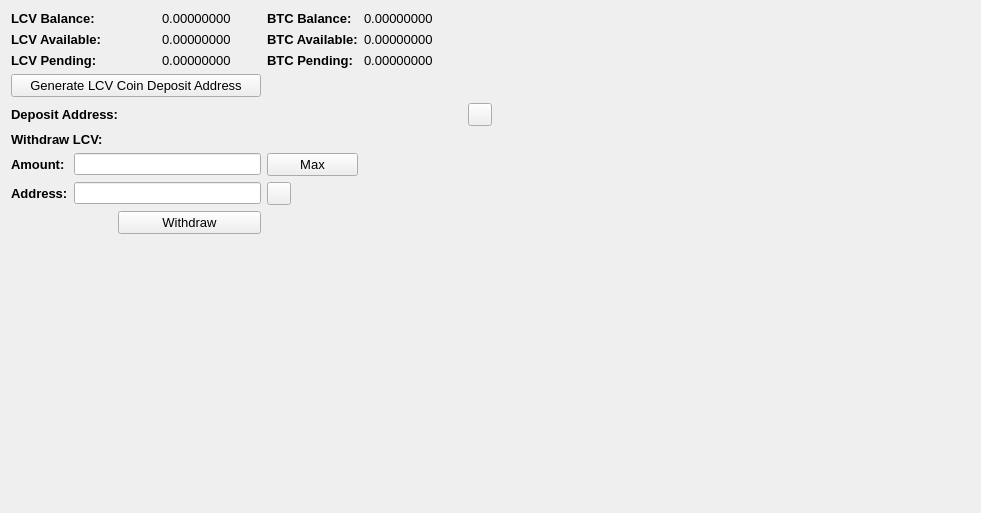
     <widget class="QWidget" name="BalanceTab">
      <attribute name="title">
       <string>Balance</string>
      </attribute>
      <layout class="QGridLayout" name="gridLayout_2">
       <item row="0" column="0" colspan="2">
        <widget class="QLabel" name="label_11">
         <property name="font">
          <font>
           <pointsize>10</pointsize>
           <weight>75</weight>
           <bold>true</bold>
          </font>
         </property>
         <property name="text">
          <string>LCV Balance:</string>
         </property>
        </widget>
       </item>
       <item row="0" column="3">
        <widget class="QLabel" name="LCVBalanceLabel">
         <property name="font">
          <font>
           <pointsize>10</pointsize>
          </font>
         </property>
         <property name="text">
          <string>0.00000000</string>
         </property>
         <property name="textInteractionFlags">
          <set>Qt::LinksAccessibleByMouse|Qt::TextSelectableByMouse</set>
         </property>
        </widget>
       </item>
       <item row="0" column="4">
        <widget class="QLabel" name="label_12">
         <property name="font">
          <font>
           <pointsize>10</pointsize>
           <weight>75</weight>
           <bold>true</bold>
          </font>
         </property>
         <property name="text">
          <string>BTC Balance:</string>
         </property>
        </widget>
       </item>
       <item row="0" column="5">
        <widget class="QLabel" name="BitcoinBalanceLabel">
         <property name="font">
          <font>
           <pointsize>10</pointsize>
          </font>
         </property>
         <property name="text">
          <string>0.00000000</string>
         </property>
         <property name="textInteractionFlags">
          <set>Qt::LinksAccessibleByMouse|Qt::TextSelectableByMouse</set>
         </property>
        </widget>
       </item>
       <item row="0" column="7" rowspan="10">
        <spacer name="horizontalSpacer_4">
         <property name="orientation">
          <enum>Qt::Horizontal</enum>
         </property>
         <property name="sizeHint" stdset="0">
          <size>
           <width>478</width>
           <height>488</height>
          </size>
         </property>
        </spacer>
       </item>
       <item row="1" column="0" colspan="2">
        <widget class="QLabel" name="label_13">
         <property name="font">
          <font>
           <pointsize>10</pointsize>
           <weight>75</weight>
           <bold>true</bold>
          </font>
         </property>
         <property name="text">
          <string>LCV Available:</string>
         </property>
        </widget>
       </item>
       <item row="1" column="3">
        <widget class="QLabel" name="LCVAvailableLabel_2">
         <property name="font">
          <font>
           <pointsize>10</pointsize>
          </font>
         </property>
         <property name="text">
          <string>0.00000000</string>
         </property>
         <property name="textInteractionFlags">
          <set>Qt::LinksAccessibleByMouse|Qt::TextSelectableByMouse</set>
         </property>
        </widget>
       </item>
       <item row="1" column="4">
        <widget class="QLabel" name="label_15">
         <property name="font">
          <font>
           <pointsize>10</pointsize>
           <weight>75</weight>
           <bold>true</bold>
          </font>
         </property>
         <property name="text">
          <string>BTC Available:</string>
         </property>
        </widget>
       </item>
       <item row="1" column="5">
        <widget class="QLabel" name="BitcoinAvailableLabel">
         <property name="font">
          <font>
           <pointsize>10</pointsize>
          </font>
         </property>
         <property name="text">
          <string>0.00000000</string>
         </property>
         <property name="textInteractionFlags">
          <set>Qt::LinksAccessibleByMouse|Qt::TextSelectableByMouse</set>
         </property>
        </widget>
       </item>
       <item row="2" column="0" colspan="2">
        <widget class="QLabel" name="label_14">
         <property name="font">
          <font>
           <pointsize>10</pointsize>
           <weight>75</weight>
           <bold>true</bold>
          </font>
         </property>
         <property name="text">
          <string>LCV Pending:</string>
         </property>
        </widget>
       </item>
       <item row="2" column="3">
        <widget class="QLabel" name="LCVPendingLabel">
         <property name="font">
          <font>
           <pointsize>10</pointsize>
          </font>
         </property>
         <property name="text">
          <string>0.00000000</string>
         </property>
         <property name="textInteractionFlags">
          <set>Qt::LinksAccessibleByMouse|Qt::TextSelectableByMouse</set>
         </property>
        </widget>
       </item>
       <item row="2" column="4">
        <widget class="QLabel" name="label_31">
         <property name="font">
          <font>
           <pointsize>10</pointsize>
           <weight>75</weight>
           <bold>true</bold>
          </font>
         </property>
         <property name="text">
          <string>BTC Pending:</string>
         </property>
        </widget>
       </item>
       <item row="2" column="5">
        <widget class="QLabel" name="BitcoinPendingLabel">
         <property name="font">
          <font>
           <pointsize>10</pointsize>
          </font>
         </property>
         <property name="text">
          <string>0.00000000</string>
         </property>
         <property name="textInteractionFlags">
          <set>Qt::LinksAccessibleByMouse|Qt::TextSelectableByMouse</set>
         </property>
        </widget>
       </item>
       <item row="3" column="0" colspan="4">
        <widget class="QPushButton" name="GenDepositBTN">
         <property name="font">
          <font>
           <pointsize>10</pointsize>
          </font>
         </property>
         <property name="text">
          <string>Generate LCV Coin Deposit Address</string>
         </property>
        </widget>
       </item>
       <item row="4" column="0" colspan="3">
        <widget class="QLabel" name="label_33">
         <property name="font">
          <font>
           <pointsize>10</pointsize>
           <weight>75</weight>
           <bold>true</bold>
          </font>
         </property>
         <property name="text">
          <string>Deposit Address:</string>
         </property>
        </widget>
       </item>
       <item row="4" column="3" colspan="3">
        <widget class="QLabel" name="DepositAddressLabel">
         <property name="minimumSize">
          <size>
           <width>300</width>
           <height>0</height>
          </size>
         </property>
         <property name="palette">
          <palette>
           <active>
            <colorrole role="WindowText">
             <brush brushstyle="SolidPattern">
              <color alpha="255">
               <red>0</red>
               <green>0</green>
               <blue>0</blue>
              </color>
             </brush>
            </colorrole>
            <colorrole role="Text">
             <brush brushstyle="SolidPattern">
              <color alpha="255">
               <red>0</red>
               <green>0</green>
               <blue>255</blue>
              </color>
             </brush>
            </colorrole>
           </active>
           <inactive>
            <colorrole role="WindowText">
             <brush brushstyle="SolidPattern">
              <color alpha="255">
               <red>0</red>
               <green>0</green>
               <blue>0</blue>
              </color>
             </brush>
            </colorrole>
            <colorrole role="Text">
             <brush brushstyle="SolidPattern">
              <color alpha="255">
               <red>0</red>
               <green>0</green>
               <blue>255</blue>
              </color>
             </brush>
            </colorrole>
           </inactive>
           <disabled>
            <colorrole role="WindowText">
             <brush brushstyle="SolidPattern">
              <color alpha="255">
               <red>120</red>
               <green>120</green>
               <blue>120</blue>
              </color>
             </brush>
            </colorrole>
            <colorrole role="Text">
             <brush brushstyle="SolidPattern">
              <color alpha="255">
               <red>120</red>
               <green>120</green>
               <blue>120</blue>
              </color>
             </brush>
            </colorrole>
           </disabled>
          </palette>
         </property>
         <property name="font">
          <font>
           <pointsize>10</pointsize>
           <weight>75</weight>
           <bold>true</bold>
          </font>
         </property>
         <property name="text">
          <string/>
         </property>
         <property name="alignment">
          <set>Qt::AlignRight|Qt::AlignTrailing|Qt::AlignVCenter</set>
         </property>
         <property name="textInteractionFlags">
          <set>Qt::LinksAccessibleByMouse|Qt::TextSelectableByKeyboard|Qt::TextSelectableByMouse</set>
         </property>
        </widget>
       </item>
       <item row="4" column="6">
        <widget class="QToolButton" name="DepositCopyButton">
         <property name="toolTip">
          <string>Copy to clipboard</string>
         </property>
         <property name="text">
          <string/>
         </property>
         <property name="icon">
          <iconset resource="../bitcoin.qrc">
           <normaloff>:/icons/editcopy</normaloff>:/icons/editcopy</iconset>
         </property>
         <property name="shortcut">
          <string>Alt+P</string>
         </property>
        </widget>
       </item>
       <item row="5" column="0" colspan="2">
        <widget class="QLabel" name="label_34">
         <property name="font">
          <font>
           <pointsize>10</pointsize>
           <weight>75</weight>
           <bold>true</bold>
          </font>
         </property>
         <property name="text">
          <string>Withdraw LCV:</string>
         </property>
        </widget>
       </item>
       <item row="6" column="0">
        <widget class="QLabel" name="label_26">
         <property name="font">
          <font>
           <pointsize>10</pointsize>
           <weight>75</weight>
           <bold>true</bold>
          </font>
         </property>
         <property name="text">
          <string>Amount:</string>
         </property>
        </widget>
       </item>
       <item row="6" column="1" colspan="3">
        <widget class="QLineEdit" name="WithdrawUnitsInput">
         <property name="font">
          <font>
           <pointsize>9</pointsize>
           <weight>75</weight>
           <bold>true</bold>
          </font>
         </property>
         <property name="text">
          <string/>
         </property>
        </widget>
       </item>
       <item row="6" column="4">
        <widget class="QPushButton" name="Withdraw_Max_Amount">
         <property name="font">
          <font>
           <pointsize>10</pointsize>
          </font>
         </property>
         <property name="text">
          <string>Max</string>
         </property>
        </widget>
       </item>
       <item row="7" column="0">
        <widget class="QLabel" name="label_10">
         <property name="font">
          <font>
           <pointsize>10</pointsize>
           <weight>75</weight>
           <bold>true</bold>
          </font>
         </property>
         <property name="text">
          <string>Address:</string>
         </property>
        </widget>
       </item>
       <item row="7" column="1" colspan="3">
        <widget class="QLineEdit" name="WithdrawAddress">
         <property name="font">
          <font>
           <pointsize>9</pointsize>
           <weight>75</weight>
           <bold>true</bold>
          </font>
         </property>
        </widget>
       </item>
       <item row="7" column="4">
        <widget class="QToolButton" name="WithdrawPasteButton">
         <property name="toolTip">
          <string>Paste from clipboard</string>
         </property>
         <property name="text">
          <string/>
         </property>
         <property name="icon">
          <iconset resource="../bitcoin.qrc">
           <normaloff>:/icons/editpaste</normaloff>:/icons/editpaste</iconset>
         </property>
         <property name="shortcut">
          <string>Alt+P</string>
         </property>
        </widget>
       </item>
       <item row="8" column="2" colspan="2">
        <widget class="QPushButton" name="WithdrawUnitsBtn">
         <property name="font">
          <font>
           <pointsize>10</pointsize>
          </font>
         </property>
         <property name="text">
          <string>Withdraw</string>
         </property>
        </widget>
       </item>
       <item row="9" column="0" colspan="6">
        <spacer name="verticalSpacer">
         <property name="orientation">
          <enum>Qt::Vertical</enum>
         </property>
         <property name="sizeHint" stdset="0">
          <size>
           <width>428</width>
           <height>262</height>
          </size>
         </property>
        </spacer>
       </item>
      </layout>
      <zorder>label_31</zorder>
      <zorder>label_15</zorder>
      <zorder>label_12</zorder>
      <zorder>label_14</zorder>
      <zorder>label_13</zorder>
      <zorder>label_11</zorder>
      <zorder>BitcoinBalanceLabel</zorder>
      <zorder>LCVBalanceLabel</zorder>
      <zorder>LCVAvailableLabel_2</zorder>
      <zorder>LCVPendingLabel</zorder>
      <zorder>BitcoinAvailableLabel</zorder>
      <zorder>BitcoinPendingLabel</zorder>
      <zorder>label_33</zorder>
      <zorder>GenDepositBTN</zorder>
      <zorder>DepositAddressLabel</zorder>
      <zorder>Withdraw_Max_Amount</zorder>
      <zorder>label_34</zorder>
      <zorder>WithdrawUnitsInput</zorder>
      <zorder>label_10</zorder>
      <zorder>label_26</zorder>
      <zorder>WithdrawAddress</zorder>
      <zorder>WithdrawUnitsBtn</zorder>
      <zorder>horizontalSpacer_4</zorder>
      <zorder>verticalSpacer</zorder>
      <zorder>WithdrawPasteButton</zorder>
      <zorder>DepositCopyButton</zorder>
     </widget>
